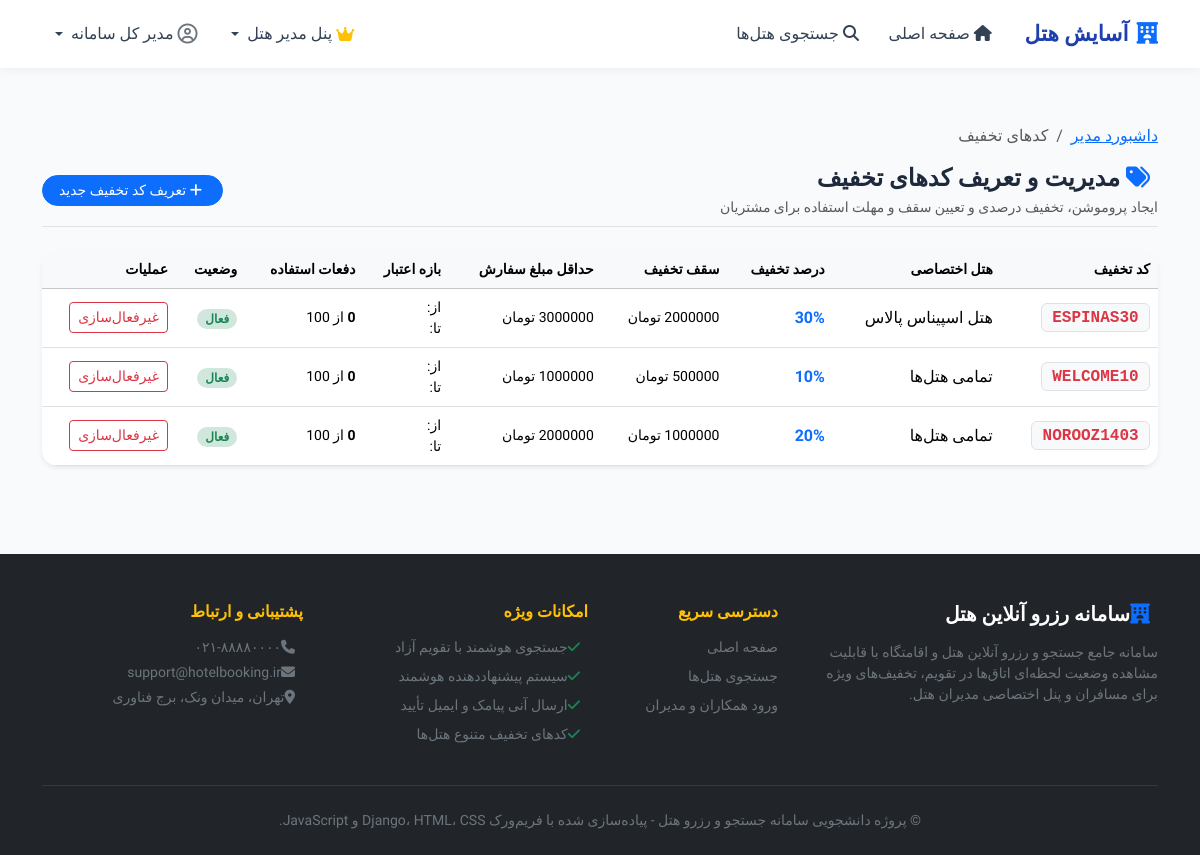
The app's page /bookings/manager/discounts/ (signed in), older data.
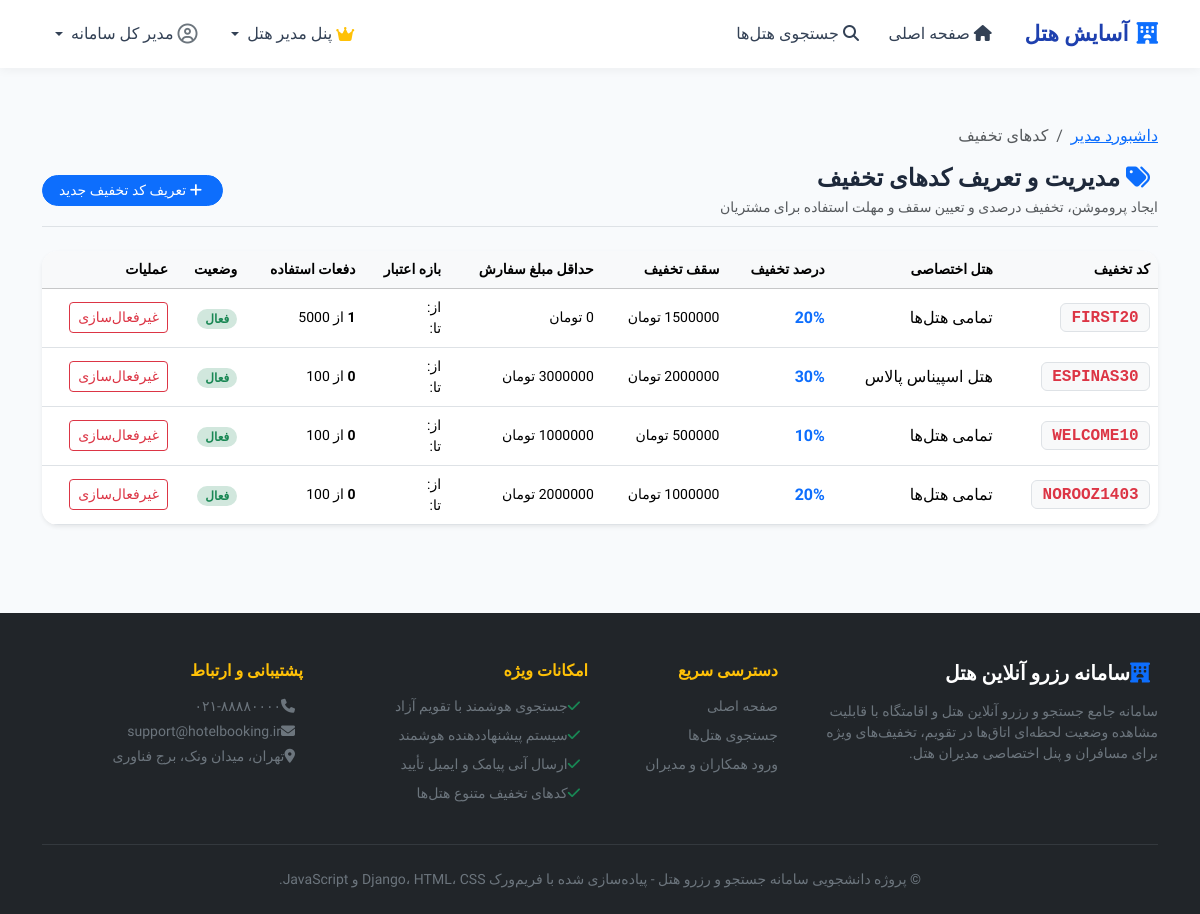
The same page, newer data.
### bookings/models.py (models this page shows, shortened)
class DiscountCode(models.Model):
    code = models.CharField(max_length=50, unique=True, verbose_name="کد تخفیف")
    created_by = models.ForeignKey(
        settings.AUTH_USER_MODEL,
        on_delete=models.CASCADE,
        related_name='created_discounts',
        verbose_name="ایجاد شده توسط"
    )
    hotel = models.ForeignKey(
        Hotel,
        on_delete=models.CASCADE,
        null=True,
        blank=True,
        related_name='discount_codes',
        verbose_name="مخصوص هتل خاص (اختیاری)",
        help_text="اگر خالی باشد روی تمامی هتل‌های مدیر اعمال می‌شود"
    )
    discount_percent = models.PositiveIntegerField(
        verbose_name="درصد تخفیف (1 تا 100)"
    )
    max_discount_amount = models.DecimalField(
        max_digits=12,
        decimal_places=0,
        null=True,
        blank=True,
        verbose_name="حداکثر سقف تخفیف (تومان)",
        help_text="اختیاری"
    )
    min_order_amount = models.DecimalField(
        max_digits=12,
        decimal_places=0,
        default=0,
        verbose_name="حداقل مبلغ رزرو (تومان)"
    )
    valid_from = models.DateField(verbose_name="شروع اعتبار")
    valid_to = models.DateField(verbose_name="پایان اعتبار")
    max_uses = models.PositiveIntegerField(default=100, verbose_name="حداکثر دفعات مجاز استفاده")
    times_used = models.PositiveIntegerField(default=0, verbose_name="تعداد دفعات استفاده شده")
    is_active = models.BooleanField(default=True, verbose_name="فعال است؟")
    created_at = models.DateTimeField(auto_now_add=True, verbose_name="تاریخ ایجاد")
    class Meta:
        verbose_name = "کد تخفیف"
        verbose_name_plural = "کدهای تخفیف"
        ordering = ['-created_at']

### hotels/models.py (models this page shows, shortened)
class Hotel(models.Model):
    STAR_CHOICES = [(i, f"{i} ستاره") for i in range(1, 6)]
    manager = models.ForeignKey(
        settings.AUTH_USER_MODEL,
        on_delete=models.CASCADE,
        related_name='hotels',
        verbose_name="مدیر هتل"
    )
    name = models.CharField(max_length=200, verbose_name="نام هتل")
    city = models.CharField(max_length=100, verbose_name="شهر")
    address = models.TextField(verbose_name="آدرس دقیق")
    stars = models.PositiveSmallIntegerField(
        choices=STAR_CHOICES,
        default=3,
        verbose_name="تعداد ستاره"
    )
    description = models.TextField(verbose_name="توضیحات و معرفی هتل")
    phone = models.CharField(max_length=30, verbose_name="شماره تماس پذیرش")
    email = models.EmailField(blank=True, null=True, verbose_name="ایمیل هتل")
    image = models.ImageField(upload_to='hotels/', blank=True, null=True, verbose_name="تصویر شاخص هتل")
    latitude = models.FloatField(default=35.6892, verbose_name="عرض جغرافیایی (Latitude)")
    longitude = models.FloatField(default=51.3890, verbose_name="طول جغرافیایی (Longitude)")
    created_at = models.DateTimeField(auto_now_add=True, verbose_name="تاریخ ثبت")
    class Meta:
        verbose_name = "هتل"
        verbose_name_plural = "هتل‌ها"
        ordering = ['-created_at']

### bookings/views.py (the view)
# urls.py: path('manager/discounts/', views.manager_discounts_view, name='manager_discounts'),
@login_required
@user_passes_test(is_manager, login_url='accounts:login')
def manager_discounts_view(request):
    discounts = DiscountCode.objects.filter(created_by=request.user) if not request.user.is_superuser else DiscountCode.objects.all()
    return render(request, 'bookings/manager/discount_list.html', {'discounts': discounts})

### accounts/models.py (called while the page is built)
    @property
    def is_hotel_manager(self):
        return self.role == 'manager' or self.is_superuser

    @property
    def display_name(self):
        if self.first_name or self.last_name:
            return f"{self.first_name} {self.last_name}".strip()
        return self.username

### bookings/jalali.py (called while the page is built)
def gregorian_to_jalali(dt, format_str='%Y/%m/%d'):
    if not dt:
        return ''
    if isinstance(dt, str):
        parsed = parse_flexible_date(dt)
        if not parsed:
            return dt
        dt = parsed
    if isinstance(dt, datetime.datetime):
        jdate = jdatetime.datetime.fromgregorian(datetime=dt)
        return jdate.strftime(format_str)
    elif isinstance(dt, datetime.date):
        jdate = jdatetime.date.fromgregorian(date=dt)
        return jdate.strftime(format_str)
    return str(dt)

### bookings/templatetags/jalali_tags.py (called while the page is built)
@register.filter(name='to_jalali')
def to_jalali_filter(value):
    if not value:
        return ''
    return gregorian_to_jalali(value)

### bookings/views.py (called while the page is built)
def is_manager(user):
    return user.is_authenticated and (user.is_hotel_manager or user.is_superuser)

### templates/bookings/manager/discount_list.html (shortened to what the changed rows need)
{% extends 'base.html' %}
{% load jalali_tags %}
{% block content %}
<div class="container py-3">
    <div class="card border-0 shadow-sm rounded-4 overflow-hidden">
        <div class="table-responsive">
            <table class="table table-hover align-middle mb-0">
                <thead class="table-light small">
                    <tr>
                        <th>کد تخفیف</th>
                        <th>هتل اختصاصی</th>
                        <th>درصد تخفیف</th>
                        <th>سقف تخفیف</th>
                        <th>حداقل مبلغ سفارش</th>
                        <th>بازه اعتبار</th>
                        <th>دفعات استفاده</th>
                        <th>وضعیت</th>
                        <th>عملیات</th>
                    </tr>
                </thead>
                <tbody>
                    {% for d in discounts %}
                        <tr>
                            <td>
                                <span class="badge bg-light text-danger border font-monospace fs-6">
                                    {{ d.code }}
                                </span>
                            </td>
                            <td>{{ d.hotel.name|default:"تمامی هتل‌ها" }}</td>
                            <td><b class="text-primary fs-6">{{ d.discount_percent }}%</b></td>
                            <td class="small">
                                {% if d.max_discount_amount %}
                                    {{ d.max_discount_amount|floatformat:0 }} تومان
                                {% else %}
                                    <span class="text-muted">بدون سقف</span>
                                {% endif %}
                            </td>
                            <td class="small">{{ d.min_order_amount|floatformat:0 }} تومان</td>
                            <td class="small">
                                <div>از: {{ d.valid_from|to_jalali }}</div>
                                <div>تا: {{ d.valid_to|to_jalali }}</div>
                            </td>
                            <td class="small">
                                <b>{{ d.times_used }}</b> از {{ d.max_uses }}
                            </td>
                            <td>
                                {% if d.is_active %}
                                    <span class="badge bg-success-subtle text-success py-1 px-2 rounded-pill">فعال</span>
                                {% else %}
                                    <span class="badge bg-secondary-subtle text-secondary py-1 px-2 rounded-pill">غیرفعال</span>
                                {% endif %}
                            </td>
                            <td>
                                <a href="{% url 'bookings:manager_discount_toggle' d.id %}" class="btn btn-sm {% if d.is_active %}btn-outline-danger{% else %}btn-outline-success{% endif %} py-1 px-2">
                                    {% if d.is_active %}غیرفعال‌سازی{% else %}فعال‌سازی{% endif %}
                                </a>
                            </td>
                        </tr>
                    {% empty %}
                        <tr>
                            <td colspan="9" class="text-center py-5 text-muted">
                                هنوز هیچ کد تخفیفی تعریف نکرده‌اید.
                            </td>
                        </tr>
                    {% endfor %}
                </tbody>
            </table>
        </div>
    </div>
</div>
{% endblock %}

Row changes from the older to the newer data that the page shows:
added DiscountCode: code "FIRST20", hotel.name "تمامی هتل‌ها", discount_percent "20", max_discount_amount "1500000", times_used "1", max_uses "5000", is_active "فعال"
